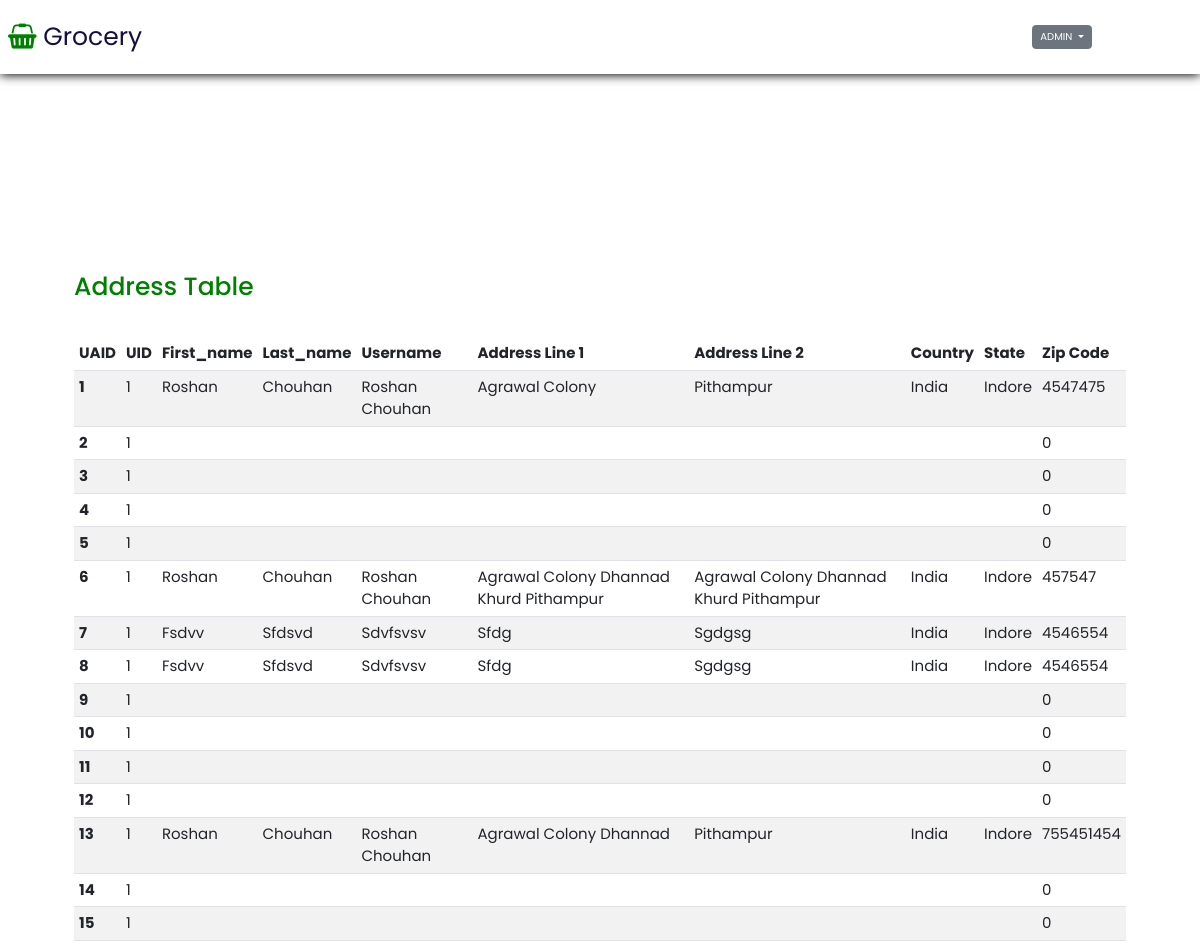
/admin/AddressTable.php, run on the app's committed database.
### tables this page shows
CREATE TABLE `useraddress` (
  `UAID` int(10) NOT NULL,
  `UID` int(10) NOT NULL,
  `fname` varchar(20) NOT NULL,
  `lname` varchar(20) NOT NULL,
  `email` varchar(50) NOT NULL,
  `address1` varchar(200) NOT NULL,
  `address2` varchar(200) NOT NULL,
  `country` varchar(50) NOT NULL,
  `state` varchar(50) NOT NULL,
  `zip` int(20) NOT NULL,
  `username` varchar(50) NOT NULL
);

### admin/AddressTable.php (the view, shortened to what this page needs)
<?php
include 'header.php'; ?>
  <body>
    <header >
      <div class="adminlogo">
        <a href="#" class="logo"><i class="fa fa-shopping-basket" aria-hidden="true"></i> Grocery</a>
      </div>
      <?php
      include 'dropdown.php' ?>
    </header>
    <section class="section">
      <div class="users">
         <h1>Address Table</h1>
      </div>
            <div class="usercontainer">
              <table class="table table-striped table-hover">
                <thead>
                <tr>
                  <th scope="col">UAID</th>
                  <th scope="col">UID</th>
                  <th scope="col">first_name</th>
                  <th scope="col">last_name</th>
                  <th scope="col">username</th>
                  <th scope="col">Address Line 1</th>
                  <th scope="col">Address Line 2</th>
                  <th scope="col">Country</th>
                  <th scope="col">State</th>
                  <th scope="col">Zip Code</th>
                </tr>
               </thead>
               <tbody>
                 <?php
                      include 'config.php';
                        $sql="SELECT * FROM useraddress  ";
                      $result2=mysqli_query($conn,$sql);
                      if(mysqli_num_rows( $result2 )>0)
                      {
                        while($row=mysqli_fetch_assoc($result2))
                        {
                 ?>
                <tr>
                  <th scope="row"><?php echo  $row['UAID'] ?></th>
                  <td><?php echo  $row['UID'] ?></td>
                  <td><?php echo  $row['fname'] ?></td>
                  <td><?php echo  $row['lname'] ?></td>
                  <td><?php echo  $row['username'] ?></td>
                  <td><?php echo  $row['address1'] ?></td>
                  <td><?php echo  $row['address2'] ?></td>
                  <td><?php echo  $row['country'] ?></td>
                  <td><?php echo  $row['state'] ?></td>
                  <td><?php echo  $row['zip'] ?></td>
                </tr>
                <?php
                     }
                   }else{
                    echo "empty";
                   }
                ?>
      </tbody>
   </table>
  </div>
 </section>
  </body>
</html>

### admin/style.css (style rules this page uses)
:root { --green:green; --black:#130f40; --light-color:#666; --box-shadow:0 .1rem 1rem rgba(0,0,0.1); --border: 2rem solid rgba(0,0,0.1); --outline: .1rem solid rgba(0,0,0.1); }
* { font-family: 'Poppins', sans-serif; margin: 0; padding: 0; box-sizing: border-box; outline: none; text-decoration: none; border: none; text-transform: capitalize; transition: all .2s linear; }
html { font-size: 62.5%; overflow-x: hidden; scroll-behavior: smooth; scroll-padding-top:7rem; }
body { background: #eee; }
header { position:fixed; top:0; left: 0; right: 0; display: flex; justify-content: space-between; align-items: center; font-size: 1.5rem; background-color: #fff; padding: 1.8rem 9%; box-shadow: var(--box-shadow); z-index: 1000; }
header .logo { font-size: 2.5rem; color:var(--black); text-decoration: none; }
header .logo i { color: var(--green); }
section { padding: 2rem 6%; }
.section { background-color: #fff; width: 100vw; height: 100vh; border: 3px solid; }
.adminlogo { width: 100%; display: flex; margin-left:-10rem; padding-right: 2rem; }
.adminlogo .logo { font-size: 2.5rem; color:var(--black); text-decoration: none; }
.adminlogo .logo i { color: var(--green); }
.users { margin-top: 25rem; color: var(--green); display: flex; justify-content: space-between; padding-bottom: 3rem; }
.usercontainer .table { width: 100%; font-size: 1.5rem; }

### admin/header.php (style rules this page uses)
.usercontainer { overflow-y: auto; }
.section { border: 2px solid white; }

### data on the page
useraddress: UAID "1", UID "1", fname "Roshan", lname "Chouhan", username "Roshan Chouhan", address1 "Agrawal Colony", address2 "Pithampur", country "India", state "Indore", zip "4547475"
useraddress: UAID "2", UID "1", zip "0"
useraddress: UAID "3", UID "1", zip "0"
useraddress: UAID "4", UID "1", zip "0"
useraddress: UAID "5", UID "1", zip "0"
useraddress: UAID "6", UID "1", fname "Roshan", lname "Chouhan", username "Roshan Chouhan", address1 "Agrawal Colony Dhannad Khurd Pithampur", address2 "Agrawal Colony Dhannad Khurd Pithampur", country "India", state "Indore", zip "457547"
useraddress: UAID "7", UID "1", fname "Fsdvv", lname "Sfdsvd", username "Sdvfsvsv", address1 "Sfdg", address2 "Sgdgsg", country "India", state "Indore", zip "4546554"
useraddress: UAID "8", UID "1", fname "Fsdvv", lname "Sfdsvd", username "Sdvfsvsv", address1 "Sfdg", address2 "Sgdgsg", country "India", state "Indore", zip "4546554"
useraddress: UAID "9", UID "1", zip "0"
useraddress: UAID "10", UID "1", zip "0"
useraddress: UAID "11", UID "1", zip "0"
useraddress: UAID "12", UID "1", zip "0"
useraddress: UAID "13", UID "1", fname "Roshan", lname "Chouhan", username "Roshan Chouhan", address1 "Agrawal Colony Dhannad", address2 "Pithampur", country "India", state "Indore", zip "755451454"
useraddress: UAID "14", UID "1", zip "0"
useraddress: UAID "15", UID "1", zip "0"
